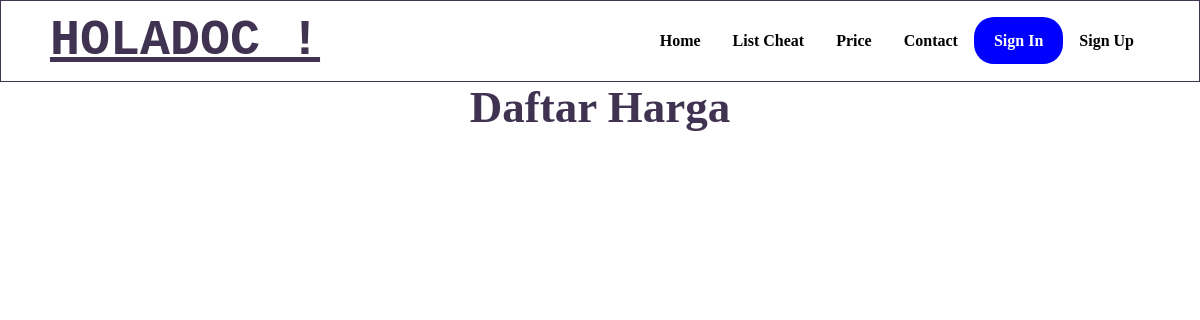
Page /price.php on the earlier database version.
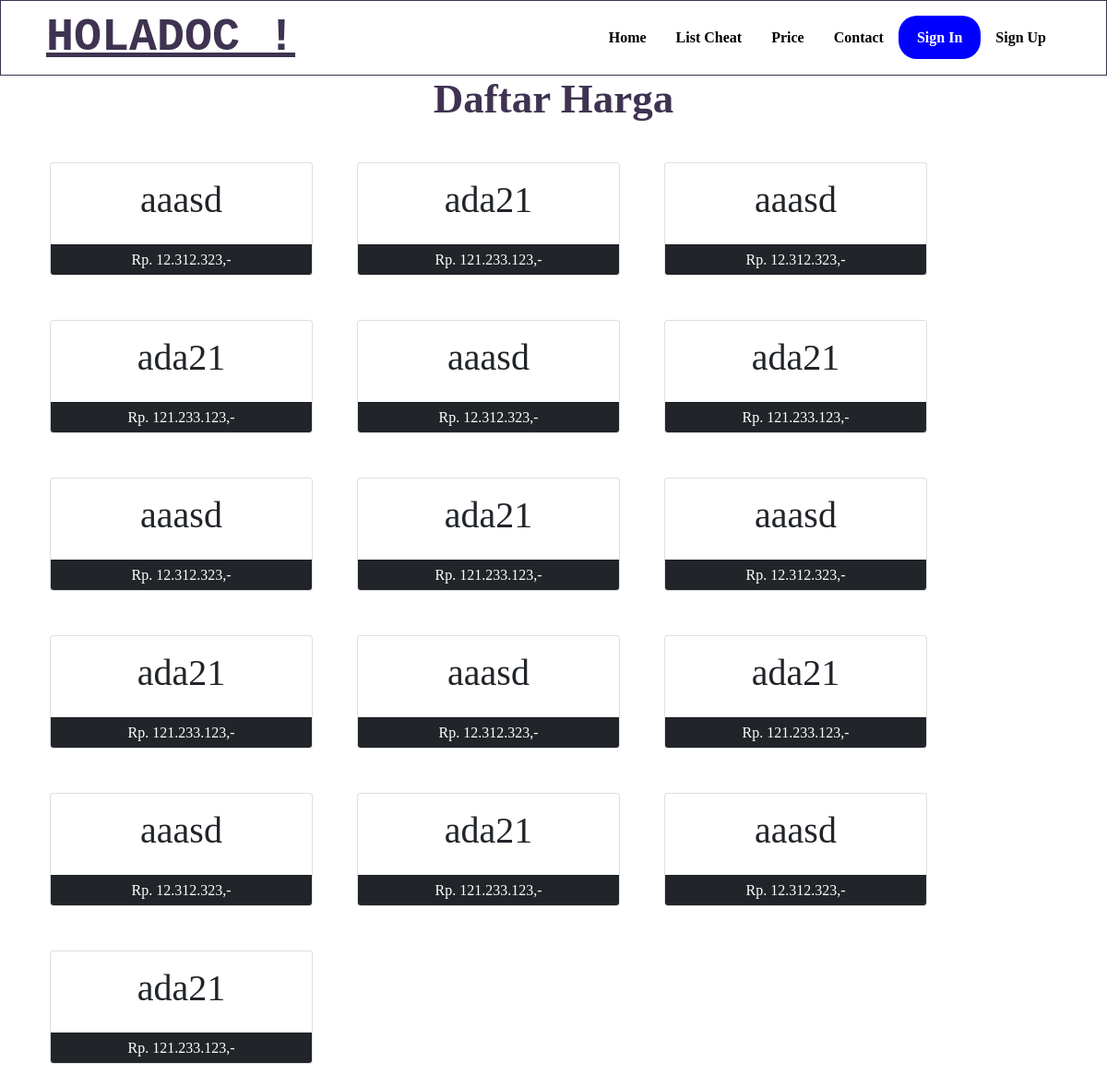
Same page on the later database version.
### tables this page shows
CREATE TABLE `pricelist` (
  `id_pricelist` int(11) NOT NULL,
  `name_pricelist` varchar(155) NOT NULL,
  `price` varchar(155) NOT NULL
);

### price.php (the view)
<?php require_once('template/header.php'); ?>
<?php require_once('config.php'); ?>
<?php
$sql = "SELECT * FROM pricelist";
$cheat_list = $conn->query($sql);
?>
  <div class="container">
    <h2 align="center">Daftar Harga</h2>
    <div class="row">
      <?php while($row = $cheat_list->fetch_object()): ?>
      <div class="card col-md-3 m-4 p-0">
        <div class="card-body text-center">
          <h1><?=$row->name_pricelist?></h1>
        </div>
        <div class="card-footer bg-dark text-white text-center p-0 m-0">
          <p class="p-0 m-1">Rp. <?=number_format($row->price,0,',','.')?>,-</p>
        </div>
      </div>
    <?php endwhile?>
    </div>
  </div>
<?php require_once 'template/footer.php'; ?>

Differences in the rows shown:
added pricelist: name_pricelist "aaasd", price "12.312.323"
added pricelist: name_pricelist "ada21", price "121.233.123"
added pricelist: name_pricelist "aaasd", price "12.312.323"
added pricelist: name_pricelist "ada21", price "121.233.123"
added pricelist: name_pricelist "aaasd", price "12.312.323"
added pricelist: name_pricelist "ada21", price "121.233.123"
added pricelist: name_pricelist "aaasd", price "12.312.323"
added pricelist: name_pricelist "ada21", price "121.233.123"
added pricelist: name_pricelist "aaasd", price "12.312.323"
added pricelist: name_pricelist "ada21", price "121.233.123"
added pricelist: name_pricelist "aaasd", price "12.312.323"
added pricelist: name_pricelist "ada21", price "121.233.123"
added pricelist: name_pricelist "aaasd", price "12.312.323"
added pricelist: name_pricelist "ada21", price "121.233.123"
added pricelist: name_pricelist "aaasd", price "12.312.323"
added pricelist: name_pricelist "ada21", price "121.233.123"
